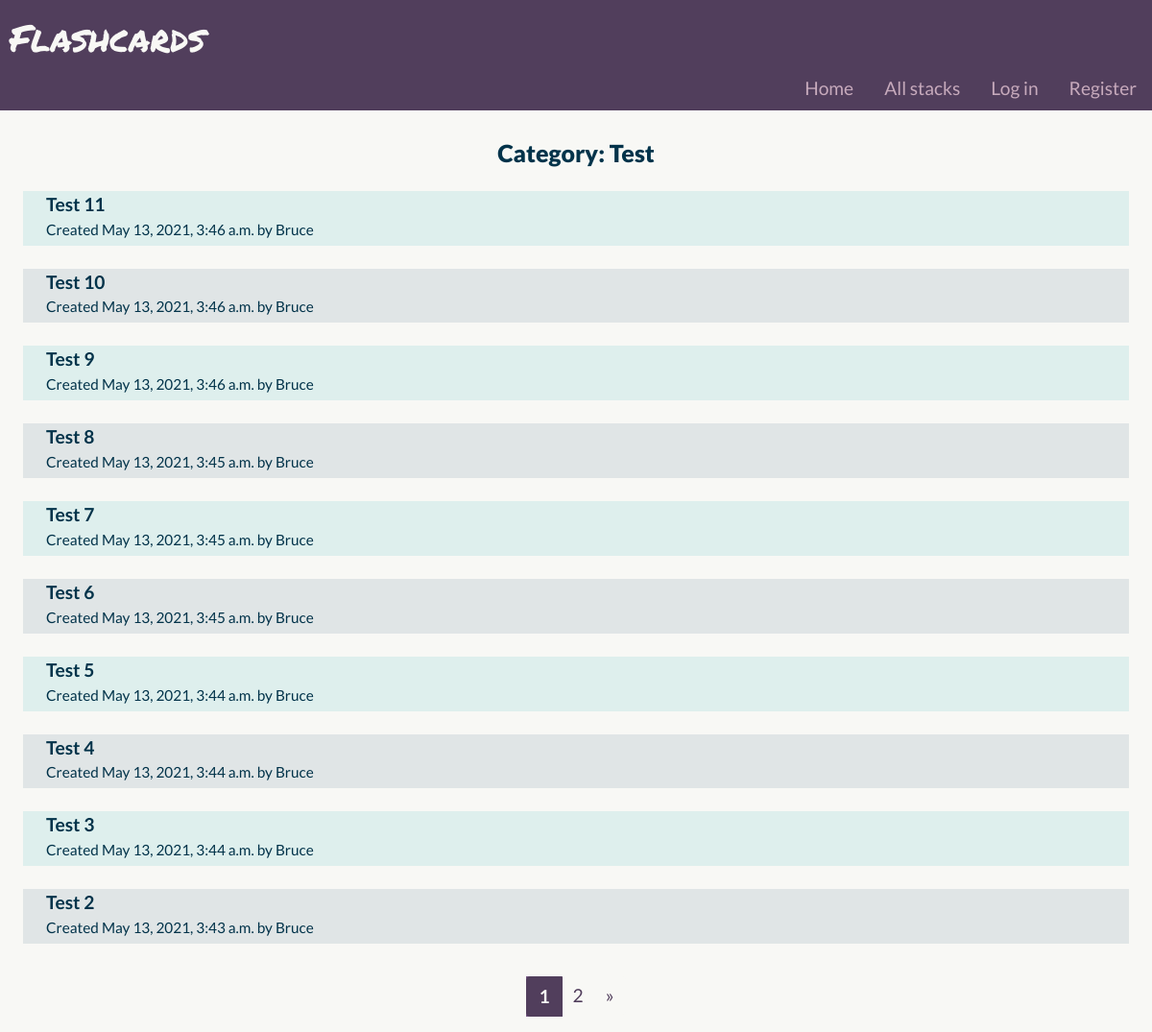
Screenshot of /categories/1 with the database file from the repository.
### flashcards/models.py (models this page shows, shortened)
class Category(models.Model):
    user = models.ForeignKey(User, on_delete=models.CASCADE)
    title = models.CharField(max_length=50)
    def __str__(self):
        return f"{self.title}"

class Stack(models.Model):
    user = models.ForeignKey(User, on_delete=models.CASCADE)
    category = models.ForeignKey(Category, on_delete=models.CASCADE)
    title = models.CharField(max_length=100)
    timestamp = models.DateTimeField(auto_now_add=True)
    archived = models.BooleanField(default=False)
    shared = models.BooleanField(default=False)
    created_by = models.ForeignKey(User, related_name="created_by", on_delete=models.PROTECT)

class User(AbstractUser):
    pass

### flashcards/views.py (the view)
# urls.py: path("categories/<int:category_id>", views.show_category, name="category"),
def show_category(request, category_id):
    category = Category.objects.get(id=category_id)
    stacks = Stack.objects.filter(category_id=category_id).filter(
        shared=True).order_by('-timestamp')
    page_stacks = add_pagination(request, stacks)
    show_pagination = stacks.count() > STACKS_PER_PAGE
    return render(request, "flashcards/category.html", {
        "category": category,
        "page_stacks": page_stacks,
        "show_pagination": show_pagination
    })

### flashcards/views.py (called while the page is built)
def add_pagination(request, stacks):
    paginator = Paginator(stacks, STACKS_PER_PAGE)
    current_page = request.GET.get('page')
    return paginator.get_page(current_page)

### flashcards/templates/flashcards/category.html (shortened to what this page needs)
{% extends "flashcards/layout.html" %}
{% load static %}
{% block body %}
<h3>Category: {{ category }}</h3>
<div class="all-stacks">
  {% for stack in page_stacks %}
  <div class="user-stack" data-id={{stack.id}}>
    <div class="stack-info">
      <div class="stack-title"><a href="{% url 'stack' stack.id %}">{{ stack.title }}</a></div>
      <div class="stack-created">Created {{ stack.timestamp }} by {{ stack.created_by.username }}</div>
    </div>
  </div>
  {% endfor %}
</div>
{% if show_pagination %}
<nav class="pagination" aria-label="Pagination">
  <ul class="pagination pg-purple">
    {% for page in page_stacks.paginator.page_range %}
    {% if page == page_stacks.number %}
    <li class="page-item active">
      <span class="page-link">{{ page }}</span>
    </li>
    {% elif page > page_stacks.number|add:'-3' and page < page_stacks.number|add:'3' %} <li class="page-item">
      <a class="page-link" href="?page={{ page }}">{{ page }}</a>
      </li>
      {% endif %}
      {% endfor %}
      {% if page_stacks.has_next %}
      <li class="page-item">
        <a class="page-link" href="?page={{ page_stacks.paginator.num_pages }}" aria-label="Next">
          <span aria-hidden="true">&raquo;</span>
        </a>
      </li>
      {% endif %}
  </ul>
</nav>
{% endif %}
{% endblock %}

### flashcards/static/flashcards/css/styles.css (style rules this page uses)
body, .dropdown-menu-right { font-family: 'Lato', serif; font-weight: 400; }
body { background-color: #f8f8f5; font-size: 1.2em; color: #02334a; }
h1, h2, h3 { text-align: center; font-weight: 600; color: #02334a; }
h3 { font-size: 1.1em; }
a { text-decoration: none; }
.active:after { content: none; }
.pagination { margin-top: 10px; justify-content: center; }
a.page-link { border: none; background-color: #f8f8f5; color: #513e5c; }
.page-item.active .page-link { color: #f8f8f5; background-color: #513e5c; border-color: #513e5c; }
@media only screen and (min-device-width : 641px) { h1, h2, h3 { font-weight: 900; } }
@media only screen and (min-device-width : 641px) { h3 { font-size: 1.3em; } }

### flashcards/static/flashcards/css/stacks.css (style rules this page uses)
.user-stack { margin: 2%; padding-bottom: 5px; display: flex; flex-direction: column; justify-content: space-between; }
.stack-title a { color: #02334a; font-size: 1em; font-weight: bold; }
.stack-category, .stack-created, .stack-saved { font-size: 0.8em; }
.all-stacks>div, .all-user-stacks>div, .all-saved-stacks>div, .all-archived-stacks>div { padding-left: 2%; padding-right: 2%; }
.all-stacks>div.user-stack:nth-child(odd), .all-user-stacks>div.user-stack:nth-child(odd), .all-saved-stacks>div.user-stack:nth-child(odd), .all-archived-stacks>div.user-stack:nth-child(odd), .question-list>div.question-in-stack:nth-child(odd) { background-color: #deefed; }
.all-stacks>div.user-stack:nth-child(even), .all-user-stacks>div.user-stack:nth-child(even), .all-saved-stacks>div.user-stack:nth-child(even), .all-archived-stacks>div.user-stack:nth-child(even), .question-list>div.question-in-stack:nth-child(even) { background-color: #e0e5e6; }
@media only screen and (min-device-width : 641px) and (max-device-width: 1007px) { .user-stack { flex-direction: row; justify-content: space-between; } }

### flashcards/static/flashcards/css/progress.css (style rules this page uses)
.active, .collapsible:hover { background-color: #745582; color: #f8f8f5; font-weight: bold; }
.active:after { content: '\2212'; }

### rows the page displays
Category: title "Test"
Stack: title "Test 11", timestamp "May 13, 2021, 3:46 a.m.", created_by.username "Bruce"
Stack: title "Test 10", timestamp "May 13, 2021, 3:46 a.m.", created_by.username "Bruce"
Stack: title "Test 9", timestamp "May 13, 2021, 3:46 a.m.", created_by.username "Bruce"
Stack: title "Test 8", timestamp "May 13, 2021, 3:45 a.m.", created_by.username "Bruce"
Stack: title "Test 7", timestamp "May 13, 2021, 3:45 a.m.", created_by.username "Bruce"
Stack: title "Test 6", timestamp "May 13, 2021, 3:45 a.m.", created_by.username "Bruce"
Stack: title "Test 5", timestamp "May 13, 2021, 3:44 a.m.", created_by.username "Bruce"
Stack: title "Test 4", timestamp "May 13, 2021, 3:44 a.m.", created_by.username "Bruce"
Stack: title "Test 3", timestamp "May 13, 2021, 3:44 a.m.", created_by.username "Bruce"
Stack: title "Test 2", timestamp "May 13, 2021, 3:43 a.m.", created_by.username "Bruce"

### other values shown
{{ page }} "1"
{{ page }} "2"
